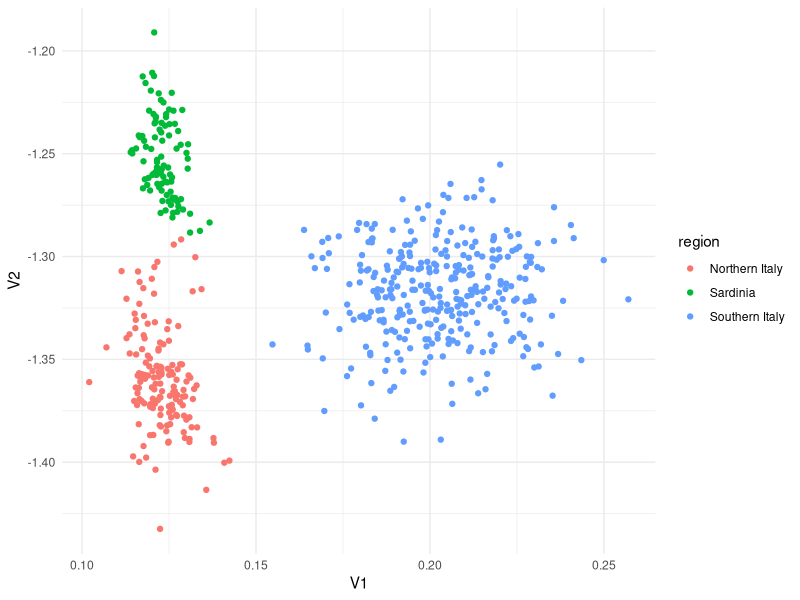
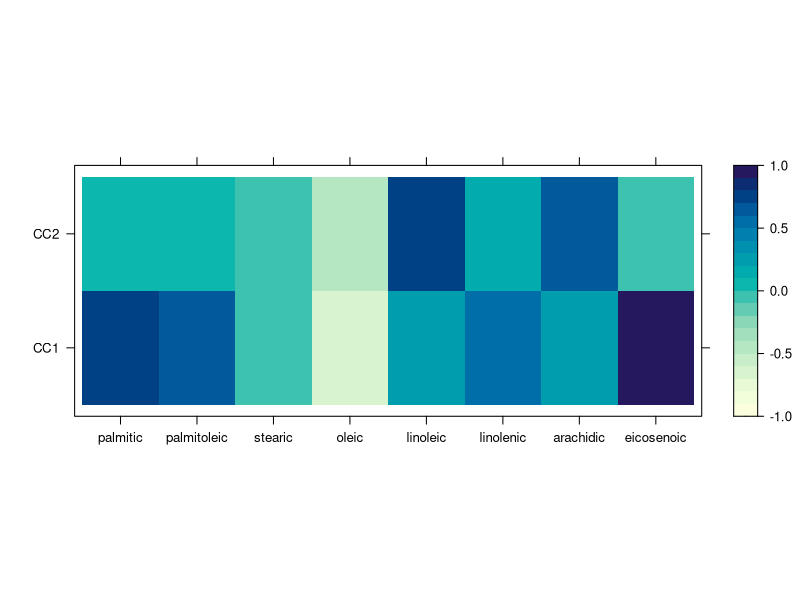
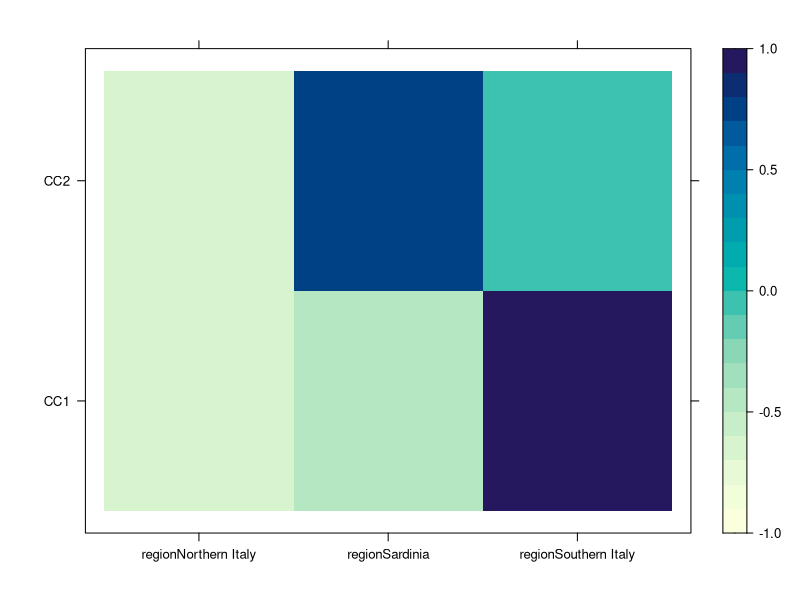
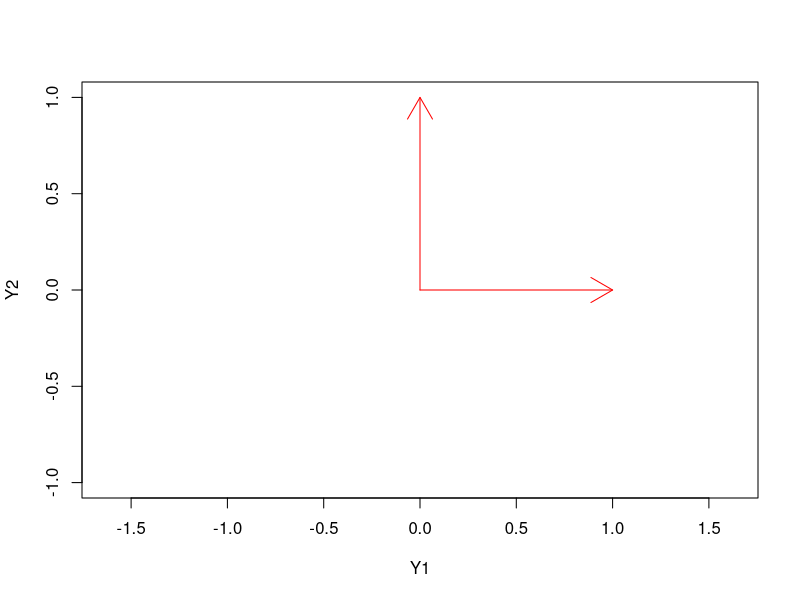
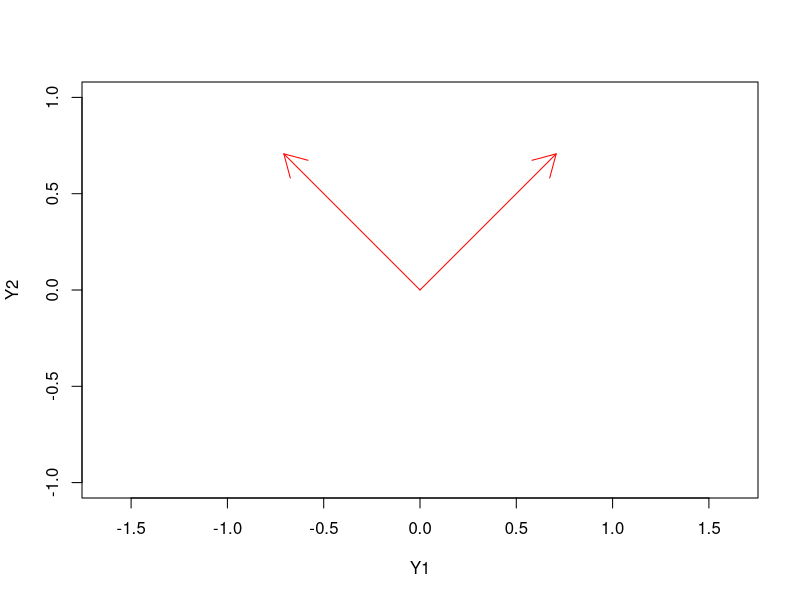
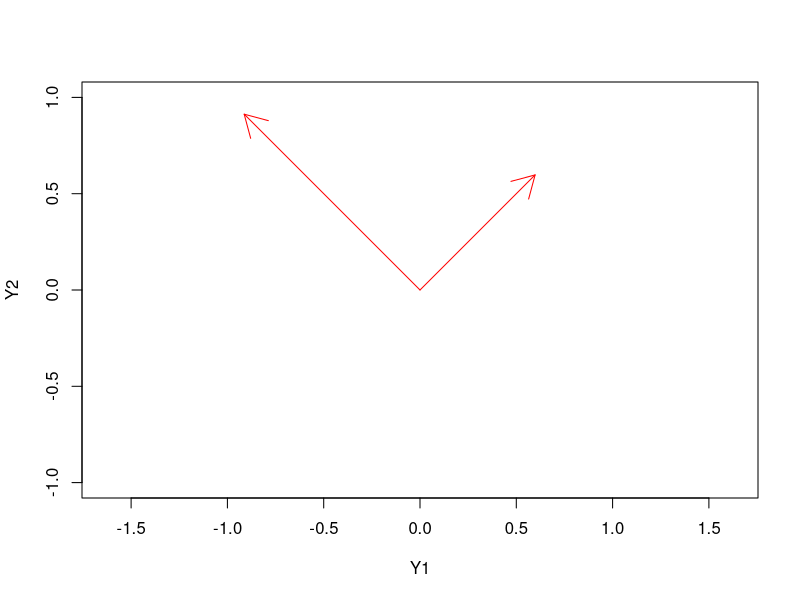
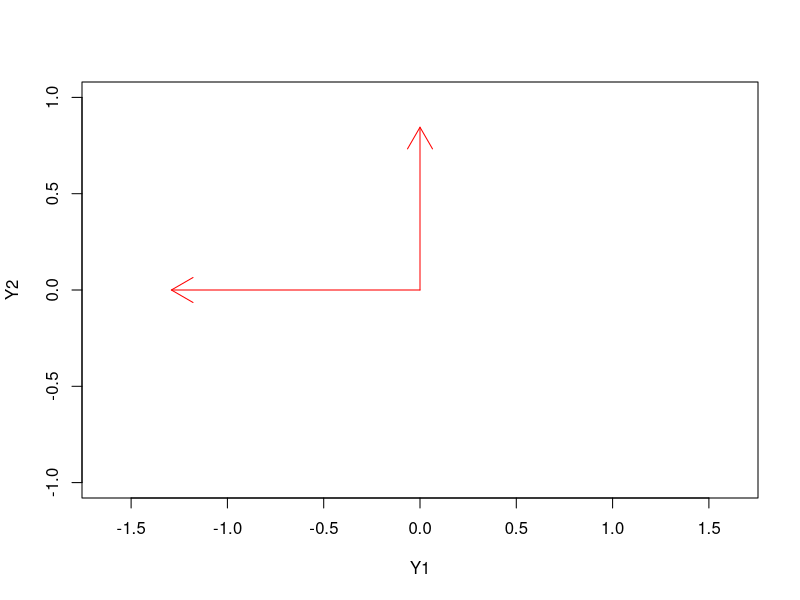
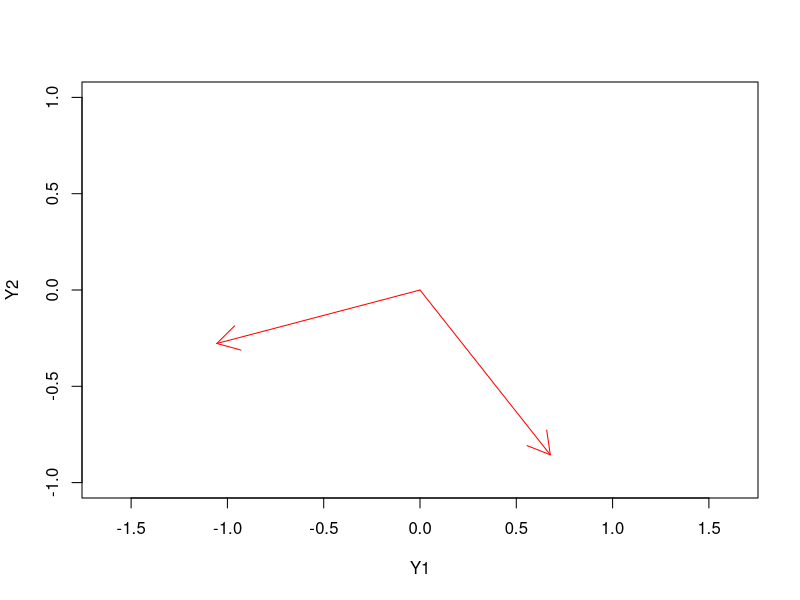

R code for these plots, in order:
## ----setup, include=FALSE------------------------------------------------
knitr::opts_chunk$set(cache=TRUE)


## ------------------------------------------------------------------------
Sigma_Y <- matrix(c(1, 0.4, 0.4, 1), ncol = 2)
Sigma_X <- matrix(c(1, 0.2, 0.2, 1), ncol = 2)
Sigma_YX <- matrix(c(0.5, 0.3, 0.6, 0.4), ncol = 2)
Sigma_XY <- t(Sigma_YX)

rbind(cbind(Sigma_Y, Sigma_YX),
      cbind(Sigma_XY, Sigma_X))

## ---- message = FALSE----------------------------------------------------
library(expm)
sqrt_Y <- sqrtm(Sigma_Y)
sqrt_X <- sqrtm(Sigma_X)
M1 <- solve(sqrt_Y) %*% Sigma_YX %*% solve(Sigma_X)%*% 
  Sigma_XY %*% solve(sqrt_Y)

(decomp1 <- eigen(M1))


## ------------------------------------------------------------------------
decomp1$vectors[,1] %*% solve(sqrt_Y)


## ------------------------------------------------------------------------
M2 <- solve(sqrt_X) %*% Sigma_XY %*% solve(Sigma_Y)%*% 
  Sigma_YX %*% solve(sqrt_X)

decomp2 <- eigen(M2)
decomp2$vectors[,1] %*% solve(sqrt_X)


## ------------------------------------------------------------------------
sqrt(decomp1$values)


## ------------------------------------------------------------------------
# Let's generate data
library(mvtnorm)
Sigma <- rbind(cbind(Sigma_Y, Sigma_YX),
               cbind(Sigma_XY, Sigma_X))

YX <- rmvnorm(100, sigma = Sigma)
Y <- YX[,1:2]
X <- YX[,3:4]

decomp <- cancor(x = X, y = Y)


## ------------------------------------------------------------------------
U <- Y %*% decomp$ycoef
V <- X %*% decomp$xcoef

diag(cor(U, V))
decomp$cor


## ---- message=FALSE------------------------------------------------------
library(tidyverse)
library(dslabs)

X <- olive %>% 
  select(-area, -region) %>% 
  as.matrix

Y <- olive %>% 
  select(region) %>% 
  model.matrix(~ region - 1, data = .)


## ---- message=FALSE------------------------------------------------------
head(unname(Y))

decomp <- cancor(X, Y)

V <- X %*% decomp$xcoef


## ---- message=FALSE------------------------------------------------------
data.frame(
  V1 = V[,1],
  V2 = V[,2],
  region = olive$region
) %>% 
  ggplot(aes(V1, V2, colour = region)) +
  geom_point() + 
  theme_minimal()


## ---- echo = -1----------------------------------------------------------
old_opts <- options(digits = 2)
# Olive data
X_sc <- scale(X)
Y_sc <- scale(Y)
decomp_sc <- cancor(X_sc, Y_sc)

V_sc <- X_sc %*% decomp_sc$xcoef
colnames(V_sc) <- paste0("CC", seq_len(ncol(V_sc)))

(prop_X <- rowMeans(cor(V_sc, X_sc)^2))

cumsum(prop_X)


## ---- echo = -1----------------------------------------------------------
old_opts <- options(digits = 2)
# But since we are dealing with correlations
# We get the same with unstandardized variables
decomp <- cancor(X, Y)
V <- X %*% decomp$xcoef
colnames(V) <- paste0("CC", seq_len(ncol(V)))

(prop_X <- rowMeans(cor(V, X)^2))

cumsum(prop_X)


## ---- echo = -1----------------------------------------------------------
options(digits = old_opts$digits)
# Let's go back to the olive data
decomp <- cancor(X, Y)
V <- X %*% decomp$xcoef
colnames(V) <- paste0("CC", seq_len(8))

library(lattice)
levelplot(cor(X, V[,1:2]), 
          at = seq(-1, 1, by = 0.1),
          xlab = "", ylab = "")


## ------------------------------------------------------------------------
levelplot(cor(Y, V[,1:2]), 
          at = seq(-1, 1, by = 0.1),
          xlab = "", ylab = "")


## ------------------------------------------------------------------------
# Canonical correlations
decomp$cor

# Maximum value in correlation matrix
max(abs(cor(Y, X)))

# Multiple correlation coefficients
sqrt(summary(lm(V[,1] ~ Y))$r.squared)
sqrt(summary(lm(V[,2] ~ Y))$r.squared)


## ---- message = FALSE, echo = FALSE--------------------------------------
Sigma_Y <- matrix(c(1, 0.4, 0.4, 1), ncol = 2)
Sigma_X <- matrix(c(1, 0.2, 0.2, 1), ncol = 2)
Sigma_YX <- matrix(c(0.5, 0.3, 0.6, 0.4), ncol = 2)
Sigma_XY <- t(Sigma_YX)

library(expm)
sqrt_Y <- sqrtm(Sigma_Y)
sqrt_X <- sqrtm(Sigma_X)
M1 <- solve(sqrt_Y) %*% Sigma_YX %*% solve(Sigma_X)%*% 
  Sigma_XY %*% solve(sqrt_Y)

decomp1 <- eigen(M1, symmetric = TRUE)
decompY <- eigen(Sigma_Y, symmetric = TRUE)


## ----echo = FALSE--------------------------------------------------------
plot(x = 0, y = 0, xlim = c(-1, 1), ylim = c(-1, 1),
     xlab = "Y1", ylab = "Y2", type = 'n', asp = 1)
arrows(x0 = 0, y0 = 0,
       x1 = 1, y1 = 0, col = 'red')
arrows(x0 = 0, y0 = 0,
       x1 = 0, y1 = 1, col = 'red')


## ----echo = FALSE--------------------------------------------------------
Ytrans <- decompY$vectors
plot(x = 0, y = 0, xlim = c(-1, 1), ylim = c(-1, 1),
     xlab = "Y1", ylab = "Y2", type = 'n', asp = 1)
arrows(x0 = 0, y0 = 0,
       x1 = Ytrans[1,1], y1 = Ytrans[2,1], 
       col = 'red')
arrows(x0 = 0, y0 = 0,
       x1 = Ytrans[1,2], y1 = Ytrans[2,2], 
       col = 'red')


## ----echo = FALSE--------------------------------------------------------
Ytrans <- decompY$vectors %*% diag(1/sqrt(decompY$values))
plot(x = 0, y = 0, xlim = c(-1, 1), ylim = c(-1, 1),
     xlab = "Y1", ylab = "Y2", type = 'n', asp = 1)
arrows(x0 = 0, y0 = 0,
       x1 = Ytrans[1,1], y1 = Ytrans[2,1], 
       col = 'red')
arrows(x0 = 0, y0 = 0,
       x1 = Ytrans[1,2], y1 = Ytrans[2,2], 
       col = 'red')


## ----echo = FALSE--------------------------------------------------------
Ytrans <- decompY$vectors %*% (decompY$vectors %*% diag(1/sqrt(decompY$values)))
plot(x = 0, y = 0, xlim = c(-1, 1), ylim = c(-1, 1),
     xlab = "Y1", ylab = "Y2", type = 'n', asp = 1)
arrows(x0 = 0, y0 = 0,
       x1 = Ytrans[1,1], y1 = Ytrans[2,1], 
       col = 'red')
arrows(x0 = 0, y0 = 0,
       x1 = Ytrans[1,2], y1 = Ytrans[2,2], 
       col = 'red')


## ----echo = FALSE--------------------------------------------------------
Ytrans <- decomp1$vectors %*% solve(sqrt_Y)
plot(x = 0, y = 0, xlim = c(-1, 1), ylim = c(-1, 1),
     xlab = "Y1", ylab = "Y2", type = 'n', asp = 1)
arrows(x0 = 0, y0 = 0,
       x1 = Ytrans[1,1], y1 = Ytrans[2,1], 
       col = 'red')
arrows(x0 = 0, y0 = 0,
       x1 = Ytrans[1,2], y1 = Ytrans[2,2], 
       col = 'red')


## ------------------------------------------------------------------------
library(vegan)

data(varespec)
data(varechem)

# There are too many variables in varespec
# Let's pick first 10
Y <- varespec %>% 
  select(Callvulg:Diphcomp) %>% 
  as.matrix


## ------------------------------------------------------------------------
# The help page in `vegan` suggests a better 
# chemical model
X <- varechem %>% 
  model.matrix( ~ Al + P*(K + Baresoil) - 1, 
                data = .)


## ------------------------------------------------------------------------
decomp <- cancor(x = X, y = Y)

n <- nrow(X)
(LRT <- -n*log(prod(1 - decomp$cor^2)))

p <- min(ncol(X), ncol(Y))
q <- max(ncol(X), ncol(Y))
LRT > qchisq(0.95, df = p*q)

LRT_bart <- -(n - 1 - 0.5*(p + q + 1)) *
  log(prod(1 - decomp$cor^2))

c("Large Sample" = LRT,
  "Bartlett" = LRT_bart)

LRT_bart > qchisq(0.95, df = p*q)


## ----echo = -1-----------------------------------------------------------
old_opts <- options(digits = 2)
# We can get the truncated LRTs in one go
(log_ccs <- rev(log(cumprod(1 - rev(decomp$cor)^2))))

(LRTs <- -(n - 1 - 0.5*(p + q + 1)) * log_ccs)

k_seq <- seq(0, p - 1)
LRTs > qchisq(0.95,
              df = (p - k_seq)*(q - k_seq))
# We only reject the first null hypothesis 
# of independence


## ----echo = FALSE--------------------------------------------------------
data.frame(
  k = k_seq,
  LRT = LRTs,
  CC = qchisq(0.95,
              df = (p - k_seq)*(q - k_seq))
) %>% 
  gather(Type, Value, LRT, CC) %>% 
  ggplot(aes(k, Value, colour = Type)) + 
  geom_point() +
  geom_line() +
  theme_minimal() +
  ylab("") +
  scale_colour_discrete(name = "",
                        breaks = c("LRT", "CC"),
                        labels = c("LRT", "Critical value"))
